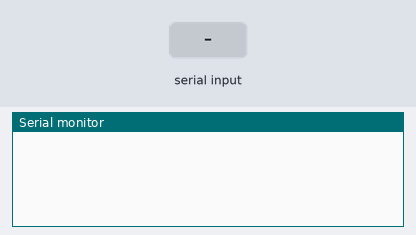
A sketch run on a simulated Arduino Uno, built with avr-gcc and run on an emulated ATmega328P. Parts: the last lines printed to the serial monitor. The inputs (shaded band) are chosen by the test bench.

Above: at 1.2 s.
1.3 s: "x read\n" received over Serial
At 1.8 s:
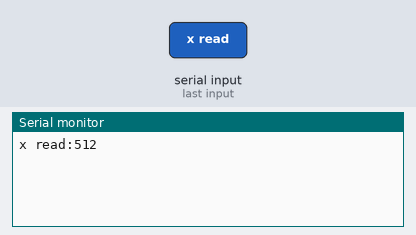
2.8 s: "y read\n" received over Serial
At 4.0 s:
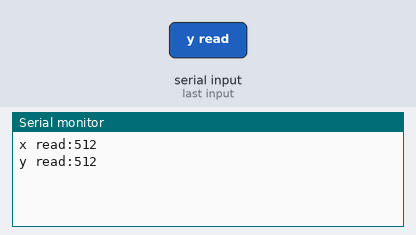
4.3 s: "1\n" received over Serial
At 5.2 s:
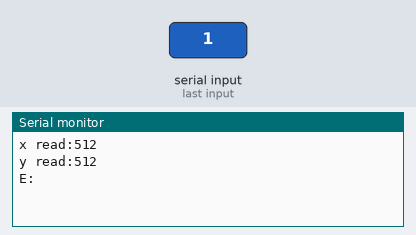

The sketch:

milk_shake.ino
```cpp
#define pot_x A0
#define pot_y A1
String data;
void setup() {
  pinMode(pot_x,INPUT);
  pinMode(pot_y,INPUT);
  Serial.begin(115200);

}

void loop() {
if(Serial.available()){
data=Serial.readStringUntil('\n');
if (data=="x read"){
  Serial.print("x read:");
  Serial.println(analogRead(pot_x));
}
else if (data=="y read"){
  Serial.print("y read:");
  Serial.println(analogRead(pot_y));
}
else Serial.println("E:");

}

}
```

Measured:
- after the input at 1.3 s, the serial monitor: prints a new line at once (image 1)
- after the input at 2.8 s, the serial monitor: prints a new line at once (image 2)
- after the input at 4.3 s, the serial monitor: prints a new line at once (image 3)
